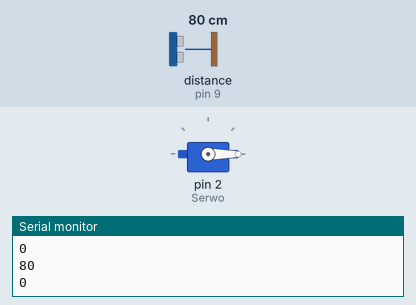
A sketch run on a simulated Arduino Uno, built with avr-gcc and run on an emulated ATmega328P. Parts: servo, the last lines printed to the serial monitor. Wiring (inferred from the names in the program): ultrasonic range finder: trigger pin 8; echo pin 9. The test bench sets the inputs (shaded band); at power-on: distance to the obstacle (sensor on pin 9) 80 cm. The echo pulse lasts 58.3 µs per cm.

Above: at 1.2 s.
1.3 s: distance to the obstacle (sensor on pin 9) set to 33 cm
2.8 s: distance to the obstacle (sensor on pin 9) set to 27 cm
At 4.9 s:
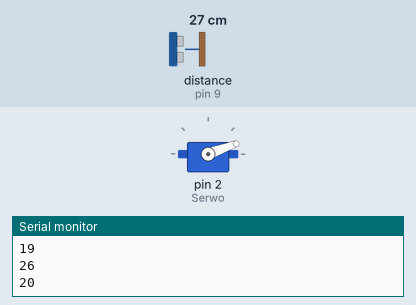
5.8 s: distance to the obstacle (sensor on pin 9) set to 35 cm
7.3 s: distance to the obstacle (sensor on pin 9) set to 26 cm
At 8.39 s:
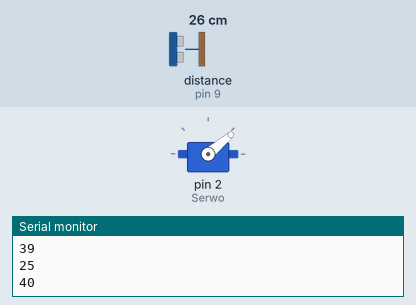
10.3 s: distance to the obstacle (sensor on pin 9) set to 60 cm
At 10.3 s:
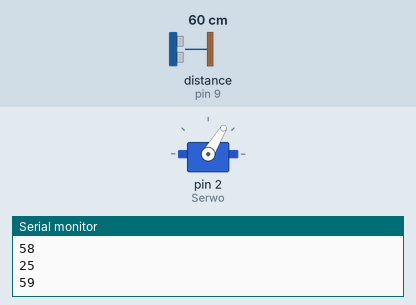
11.8 s: distance to the obstacle (sensor on pin 9) set to 2 cm
At 13.01 s:
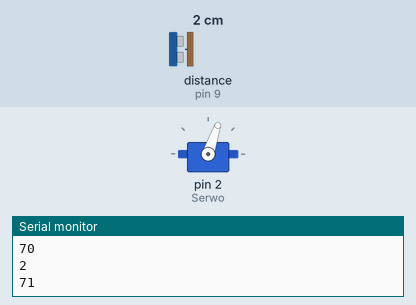
Timing chart, 0 to 17.4 s (numbered marks = the images above; inputs shaded):
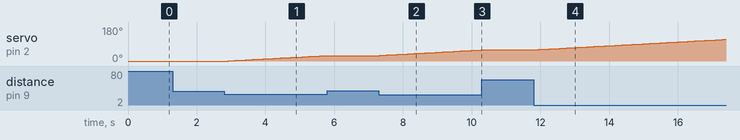

The sketch:

WashTimer.ino
```cpp
#include <Servo.h>

int Trig = 8;
int Echo = 9;

long Czas = 0;
int Odleglosc = 0;
int Max = 200;
int Min = 2;
Servo Serwo;

void setup() {
  Serial.begin(9600);
  pinMode(Trig, OUTPUT);
  pinMode(Echo, INPUT);
  Serwo.attach(2);
  Serwo.write(0);
}

void wyslij(int odczyt) {
  Serial.println(odczyt);
}

int i = 0;

void loop() {
  digitalWrite(Trig, LOW);
  delayMicroseconds(2);
  digitalWrite(Trig, HIGH);
  delayMicroseconds(10);
  digitalWrite(Trig, LOW);
  Czas = pulseIn(Echo, HIGH);
  Odleglosc = Czas / 58;
    wyslij(Odleglosc);
    wyslij(i);
    if(Odleglosc < 30) {
      Serwo.write(i);
      i = i + 1;
    }

    if(i > 200 && Odleglosc > 30) {
      Serwo.write(0);
      i = 0;
    }
    delay(100);

}
```

Measured:
- the behaviour switches between 30 and 29 cm on distance to the obstacle (sensor on pin 9) (found by bisection; images 0 and 1)
- after the input at 2.8 s, servo on pin 2 (Serwo): moves from 0° to 29° over 2.9 s, starting after 0.11 s
- after the input at 5.8 s, servo on pin 2 (Serwo): stays 29° (without the input it goes to 30° after 0.08 s)
- after the input at 7.3 s, servo on pin 2 (Serwo): moves from 29° to 59° over 3.0 s, starting at once
- after the input at 10.3 s, servo on pin 2 (Serwo): stays 59° (without the input it goes to 60° after 0.09 s)
- after the input at 11.8 s, servo on pin 2 (Serwo): moves from 59° to 114° over 5.5 s, starting after 0.05 s
